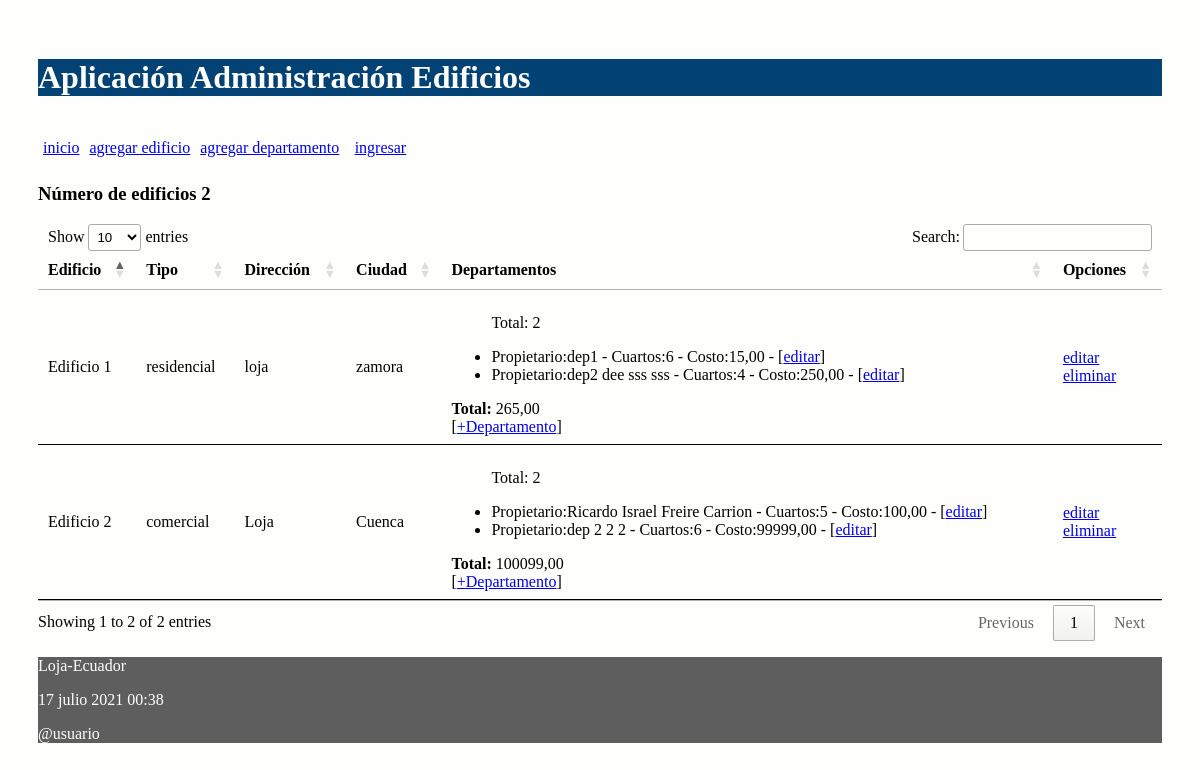
Before: / with the older database file.
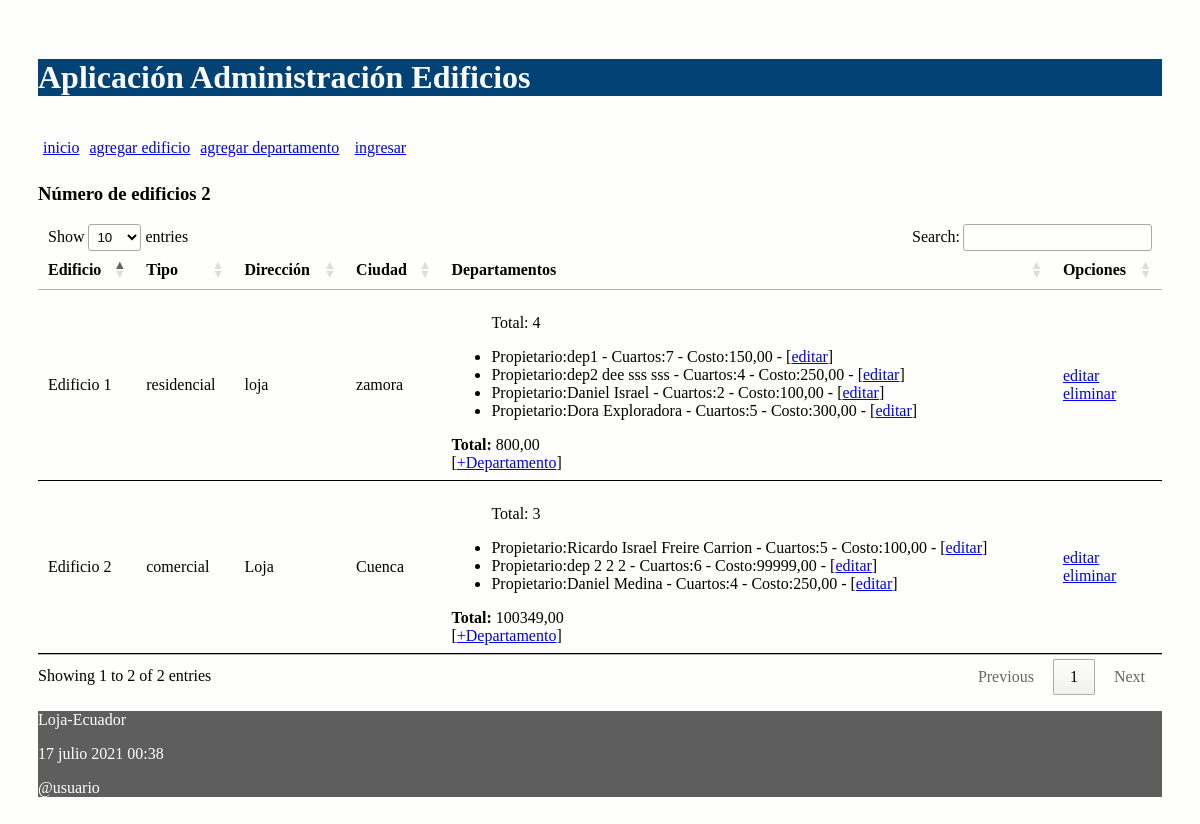
After: the same page with the newer database file.
### administrativo/models.py (models this page shows, shortened)
class Edificio(models.Model):
    nombre = models.CharField("Nombre de edificio", max_length=30)
    direccion = models.CharField("Direccion", max_length=30)
    ciudad = models.CharField("Ciudad", max_length=30)
    tipo_opciones = (
        ('residencial', 'Residencial'),
        ('comercial', 'Comercial'),
        )
    tipo = models.CharField(max_length=12, choices=tipo_opciones)
    def obtener_costo_cuartos(self):
        valor = [t.costoDep for t in self.departamentos.all()]
        valor = sum(valor)
        return valor
    def obtener_cantidad_departamentos(self):
        valor = len(self.departamentos.all())
        return valor

class Departamento(models.Model):
    propietario = models.CharField("Nombre de propietario", max_length=30)
    costoDep = models.DecimalField("Costo de departamento", max_digits=100, decimal_places=2)
    numCuartos = models.IntegerField("Numero de cuartos")
    edificio = models.ForeignKey(Edificio, on_delete=models.CASCADE,
            related_name="departamentos")

### administrativo/views.py (the view)
# urls.py: path('', views.index, name='index'),
def index(request):
    edificios = Edificio.objects.all()
    informacion_template = {'edificios': edificios, 'numero_edificios': len(edificios)}
    return render(request, 'index.html', informacion_template)

### administrativo/templates/index.html (shortened to what this page needs)
{% extends "master.html" %}
{% block content %}
<h3>Número de edificios {{ numero_edificios }}</h3>
<table id="tabla_datos">
  <thead>
    <tr>
      <th>Edificio</th>
      <th>Tipo</th>
      <th>Dirección</th>
      <th>Ciudad</th>
      <th>Departamentos</th>
      <th>Opciones</th>
    </tr>
  </thead>
  {% for e in edificios %}
  <tr>
    <td> {{e.nombre}}</td>
    <td> {{e.tipo}}</td>
    <td> {{e.direccion}}</td>
    <td> {{e.ciudad}}</td>
    <td>
      <ul>
        <p>Total: {{e.obtener_cantidad_departamentos}}</p>
        {% for t in e.departamentos.all %}
          <li>
            <span>Propietario:{{t.propietario}} - Cuartos:{{t.numCuartos}} - Costo:{{t.costoDep}} - [<a href="{% url 'editar_departamento' t.id %}">editar</a>] </span>
          </li>
        {% endfor %}
      </ul>
        <span><b>Total:</b> {{ e.obtener_costo_cuartos }}</span>
        <br>[<a href="{% url 'crear_departamento_edificio' e.id%}">+Departamento</a>]
    </td>
    <td>
      <a href="{% url 'editar_edificio' e.id %}">editar</a> <br>
      <a href="{% url 'eliminar_edificio' e.id %}"
      onclick="return confirm('¿Está seguro de la eliminación?')" >
      eliminar</a>
    </td>
  </tr>
  {% endfor %}
</table>
{% endblock %}

### administrativo/templates/master.html (shortened to what this page needs)
<!DOCTYPE html>
<html>
  <head>
    {% load static %}
    <link rel="stylesheet" type="text/css" href="{% static 'css/estilos.css' %}">
    <link rel="stylesheet" type="text/css" href="https://cdn.datatables.net/1.10.25/css/jquery.dataTables.min.css">
  </head>
  {% load account %}
  <body>
  <header>
    <h1>Aplicación Administración Edificios </h1>
    <nav class="top_menu">
      <ul>
        <li><a href="{% url 'index' %}">inicio</a></li>
        <li><a href="{% url 'crear_edificio' %}">agregar edificio</a></li>
        <li><a href="{% url 'crear_departamento' %}">agregar departamento</a></li>
        {% if user.is_authenticated %}
          <li><a href="{% url 'logout_view' %}">salir</a></li>
        {% else %}
          <li>[<a href="{% url 'login' %}">ingresar</a>]</li>
        {% endif %}
      </ul>
    </nav>
  </header>
  <section>
      {% block content %}{% endblock %}
  </section>
  {% include 'footer.html' %}
  </body>
</html>

### administrativo/templates/footer.html
<footer>
      <p>Loja-Ecuador</p>
      <p>{% now "j F Y H:i" %}</p>
      <p>@usuario</p>
</footer>

### administrativo/static/css/estilos.css (style rules this page uses)
body { background: #FEFEFD; padding: 30px; }
header { background: #034275; color: rgb(255, 255, 255); }
section { width: 100%; }
th, td { padding: 15px; border-bottom: 1px solid black; }
.top_menu ul { list-style:none; float:left; padding: 5px; width:95%; }
.top_menu ul li { float:left; margin-right:10px; margin-bottom:5px; text: #FFF; }
footer { background: #5E5E5E; color: #FFF; }

Changed rows visible on the page:
changed through a linked row, Edificio "Edificio 1": obtener_cantidad_departamentos "2" → "4"; obtener_costo_cuartos "265,00" → "800,00"
changed Departamento "dep1": numCuartos "6" → "7"; costoDep "15,00" → "150,00"
added Departamento: propietario "Daniel Israel", numCuartos "2", costoDep "100,00", shown under Edificio "Edificio 1"
added Departamento: propietario "Dora Exploradora", numCuartos "5", costoDep "300,00", shown under Edificio "Edificio 1"
computed for Edificio "Edificio 2": obtener_cantidad_departamentos "2" → "3"; obtener_costo_cuartos "100099,00" → "100349,00"
added Departamento: propietario "Daniel Medina", numCuartos "4", costoDep "250,00", shown under Edificio "Edificio 2"
